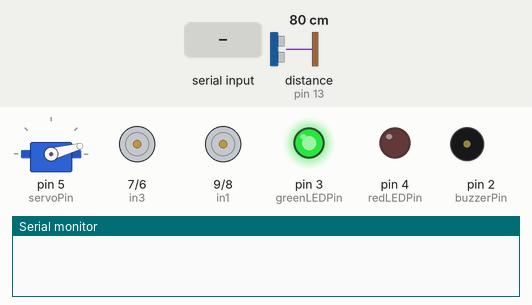
The sketch below on a simulated Arduino Uno, built with avr-gcc and run on an emulated ATmega328P. Shown: servo, motor-driver pin pairs drawn as motors (green arrow = first pin HIGH = forward, orange = second pin HIGH = backward, longer = more drive), output pins drawn as LEDs (lit = HIGH), buzzer (waves = sounding), the last lines printed to the serial monitor. Wiring (inferred from the names in the program): ultrasonic range finder: trigger pin 12; echo pin 13. The test bench sets the inputs (shaded band); at power-on: distance to the obstacle (sensor on pin 13) 80 cm. The echo pulse lasts 58.3 µs per cm; pins used as bus, display or sensor lines are not drawn.

Above: at 1.2 s.
1.3 s: "F" received over the second serial link
At 2.2 s:
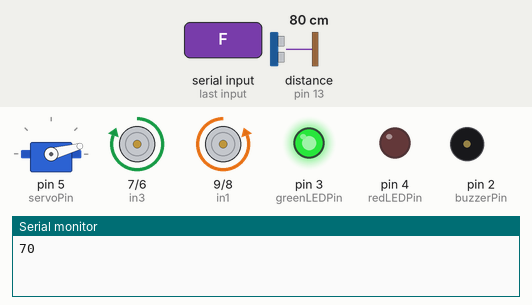
2.8 s: distance to the obstacle (sensor on pin 13) set to 17 cm
4.3 s: distance to the obstacle (sensor on pin 13) set to 13 cm
At 5.5 s:
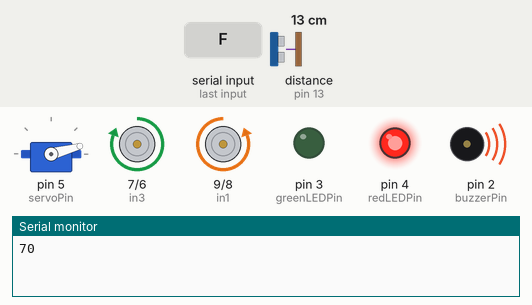
5.8 s: "B" received over the second serial link
At 6.6 s:
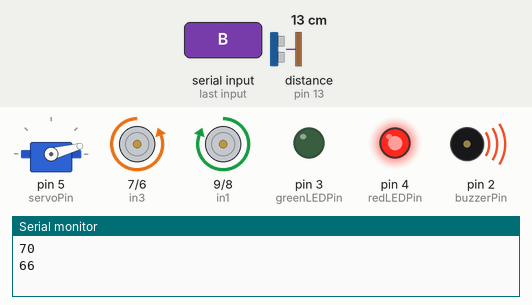
7.3 s: "R" received over the second serial link
At 7.7 s:
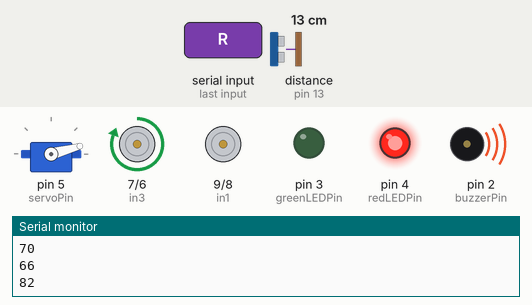
8.8 s: "L" received over the second serial link
At 10.1 s:
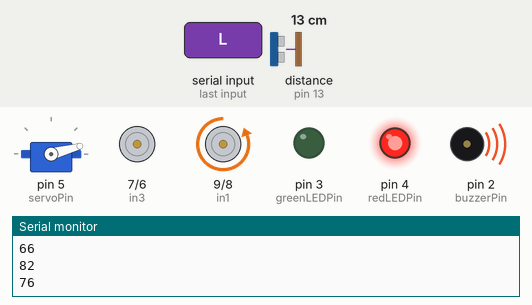
Timing chart, 0 to 11.3 s (numbered marks = the images above; inputs shaded):
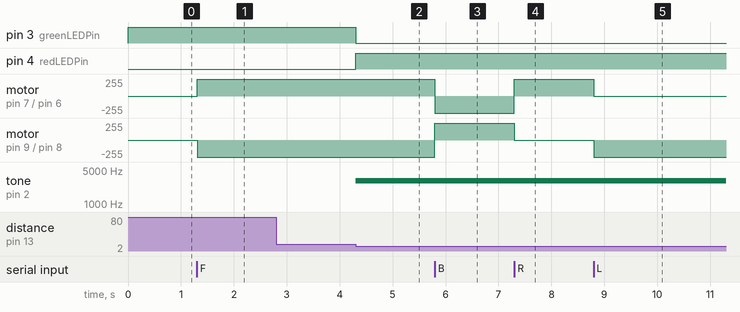

The sketch:

walle.ino
```cpp
#include <SoftwareSerial.h>
#include <Servo.h>

// BLUETOOTH
// RX y TX del Arduino conectados al Bluetooth
SoftwareSerial BT(10,11);
int senialBT = 0;

// PUENTE H
// pines de señales PWM Velocidad desactivados
// const int ena = 4;
// const int enb = 5;
const int en = 0;
// pines de control de dirección
// Motor derecha A
const int in1 = 9;
const int in2 = 8;
// Motor izquierda B
const int in3 = 7;
const int in4 = 6;

// ULTRASONICO
const int trigPin = 12;
const int echoPin = 13;

// SERVO
const int servoPin = 5;
// Crear el objeto Servo
Servo myServo;

// BUZZER
const int buzzerPin = 2;

// LED
const int greenLEDPin = 3;
const int redLEDPin = 4;

void setup() {
  setupMotor(en, in1, in2);
  setupMotor(en, in3, in4);
  setupUltrasonico();
  setupBT();
  setupServo();
  setupLed();
  // Configurar Buzzer como salida
  pinMode(buzzerPin, OUTPUT);

  Serial.begin(9600);
}

void loop() {
  if (hayObstaculo()) {
    tone(buzzerPin, 3000);
    digitalWrite(greenLEDPin, LOW);
    digitalWrite(redLEDPin, HIGH);
  } else {
    noTone(buzzerPin);
    digitalWrite(greenLEDPin, HIGH);
    digitalWrite(redLEDPin, LOW);
  }

  if(BT.available())
  {
    senialBT = BT.read();
    Serial.println(senialBT);
    if (senialBT==70 && !hayObstaculo()) {
      avanzar();
    } else if (senialBT==66) {
      retroceder();
    } else if (senialBT==82) {
      derecha();
    } else if (senialBT==76) {
      izquierda();
    } else if (senialBT==83) {
      detener();
    } else if (senialBT==88) {
      subirPala();
    } else if (senialBT==89) {
      bajarPala();
    }
  }
}

//CONFIGURACION

void setupMotor(int en, int in1, int in2) {
  // configurar los pines de control de motores como salidas

  // pines de control del motor
  // pin de control de velocidad motor
  // pinMode(en, OUTPUT);
  // control de dirección motor
  pinMode(in1, OUTPUT);
  pinMode(in2, OUTPUT);

  // configurar el estado de las salidas del puente H para detener los
  // motores y en caso de que tengamos conectados los pines EN,
  // habilitar los puentes H colocando las señales correspondientes en
  // nivel alto. En este ejemplo las señales EN no se usarán
  // para el control de velocidad.
  // digitalWrite(en, HIGH);
  digitalWrite(in1, LOW);
  digitalWrite(in2, LOW);
}

void setupUltrasonico() {
  pinMode(trigPin, OUTPUT);
  pinMode(echoPin, INPUT);
}

void setupBT() {
  BT.begin(9600);
}

void setupServo() {
  myServo.attach(servoPin);
  myServo.write(15);
}

void setupLed() {
  pinMode(greenLEDPin, OUTPUT);
  pinMode(redLEDPin, OUTPUT);
}

// FUNCIONALIDAD

void avanzar() {
  // motor A adelante
  digitalWrite(in1, LOW);
  digitalWrite(in2, HIGH);
  // motor B adelante
  digitalWrite(in3, HIGH);
  digitalWrite(in4, LOW);
}

void retroceder() {
  // motor A atras
  digitalWrite(in1, HIGH);
  digitalWrite(in2, LOW);
  // motor B atrás
  digitalWrite(in3, LOW);
  digitalWrite(in4, HIGH);
}

void izquierda() {
  // motor A adelante
  digitalWrite(in1, LOW);
  digitalWrite(in2, HIGH);
  // motor B detenido
  digitalWrite(in3, LOW);
  digitalWrite(in4, LOW);
}

void derecha() {
  // motor A detenido
  digitalWrite(in1, LOW);
  digitalWrite(in2, LOW);
  // motor B adelante
  digitalWrite(in3, HIGH);
  digitalWrite(in4, LOW);
}

void detener() {
  // motor A detenido
  digitalWrite(in1, LOW);
  digitalWrite(in2, LOW);
  // motor B detenido
  digitalWrite(in3, LOW);
  digitalWrite(in4, LOW);
}

float ultrasinicoDistanciaCm() {
  long duration;
  float distance;

  // Generar un pulso de 10 microsegundos en el pin de trig
  digitalWrite(trigPin, LOW);
  delayMicroseconds(5);
  digitalWrite(trigPin, HIGH);
  delayMicroseconds(10);
  digitalWrite(trigPin, LOW);

  // Medir el tiempo del pulso en el pin de echo
  duration = pulseIn(echoPin, HIGH);

  // Calcular la distancia en cm
  distance = (duration / 2) / 29.1;
  //Serial.print("La distancia es: ");
  //Serial.println(distance);
  return distance;
}

bool hayObstaculo() {
  float distancia = ultrasinicoDistanciaCm();
  return distancia > 0 && distancia < 15;
}

void subirPala() {
  myServo.write(45);
}

void bajarPala() {
  myServo.write(15);
}
```

Measured:
- the behaviour switches between 16 and 15 cm on distance to the obstacle (sensor on pin 13) (found by bisection; images 1 and 2)
- after the input at 1.3 s, motor on pin 7 (in3) / pin 6 (in4): stopped → forward 255/255 at once; motor on pin 9 (in1) / pin 8 (in2): stopped → backward 255/255 at once
- after the input at 2.8 s, every drawn part: stays the same
- after the input at 4.3 s, pin 3 (greenLEDPin): HIGH → LOW at once; pin 4 (redLEDPin): LOW → HIGH at once; tone on pin 2 (buzzerPin): silent → 3000 Hz at once
- after the input at 5.8 s, motor on pin 7 (in3) / pin 6 (in4): forward 255/255 → backward 255/255 at once; motor on pin 9 (in1) / pin 8 (in2): backward 255/255 → forward 255/255 at once
- after the input at 7.3 s, motor on pin 7 (in3) / pin 6 (in4): backward 255/255 → forward 255/255 at once; motor on pin 9 (in1) / pin 8 (in2): forward 255/255 → stopped at once
- after the input at 8.8 s, motor on pin 7 (in3) / pin 6 (in4): forward 255/255 → stopped at once; motor on pin 9 (in1) / pin 8 (in2): stopped → backward 255/255 at once
